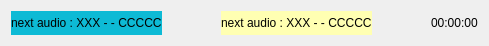
<?xml version="1.0" encoding="UTF-8"?>
<ui version="4.0">
 <class>AudioStatusWidget</class>
 <widget class="QWidget" name="AudioStatusWidget">
  <property name="geometry">
   <rect>
    <x>0</x>
    <y>0</y>
    <width>489</width>
    <height>46</height>
   </rect>
  </property>
  <property name="windowTitle">
   <string>Form</string>
  </property>
  <layout class="QVBoxLayout" name="verticalLayout">
   <item>
    <layout class="QHBoxLayout" name="horizontalLayout">
     <item>
      <widget class="QLabel" name="currentAudioLabel">
       <property name="styleSheet">
        <string notr="true">background-color: rgb(13, 186, 213);</string>
       </property>
       <property name="text">
        <string>next audio : XXX - - CCCCC</string>
       </property>
      </widget>
     </item>
     <item>
      <spacer name="horizontalSpacer">
       <property name="orientation">
        <enum>Qt::Horizontal</enum>
       </property>
       <property name="sizeHint" stdset="0">
        <size>
         <width>40</width>
         <height>20</height>
        </size>
       </property>
      </spacer>
     </item>
     <item>
      <widget class="QLabel" name="nextAudioLabel">
       <property name="styleSheet">
        <string notr="true">background-color: rgb(255, 255, 178);</string>
       </property>
       <property name="text">
        <string>next audio : XXX - - CCCCC</string>
       </property>
      </widget>
     </item>
     <item>
      <spacer name="horizontalSpacer_2">
       <property name="orientation">
        <enum>Qt::Horizontal</enum>
       </property>
       <property name="sizeHint" stdset="0">
        <size>
         <width>40</width>
         <height>20</height>
        </size>
       </property>
      </spacer>
     </item>
     <item>
      <widget class="QLabel" name="timeLabel">
       <property name="text">
        <string>00:00:00</string>
       </property>
      </widget>
     </item>
    </layout>
   </item>
  </layout>
 </widget>
 <resources/>
 <connections/>
</ui>
